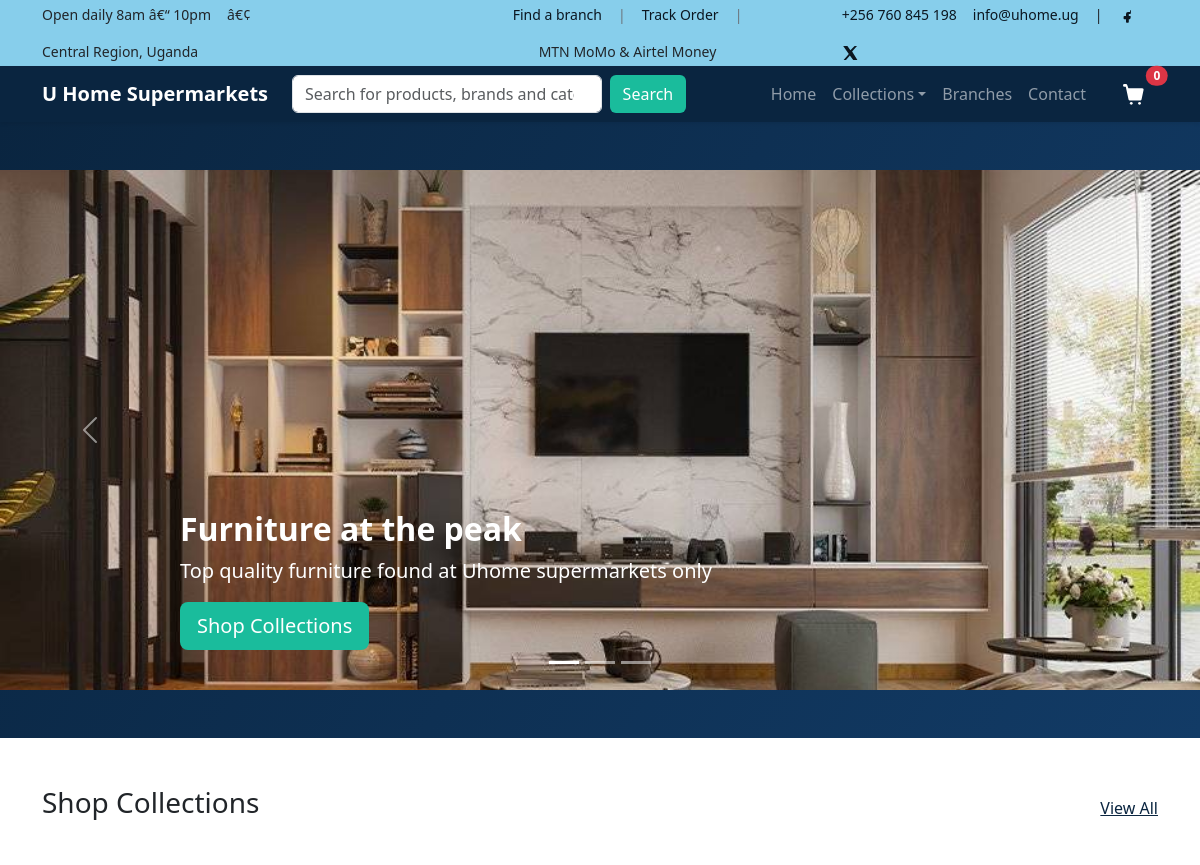
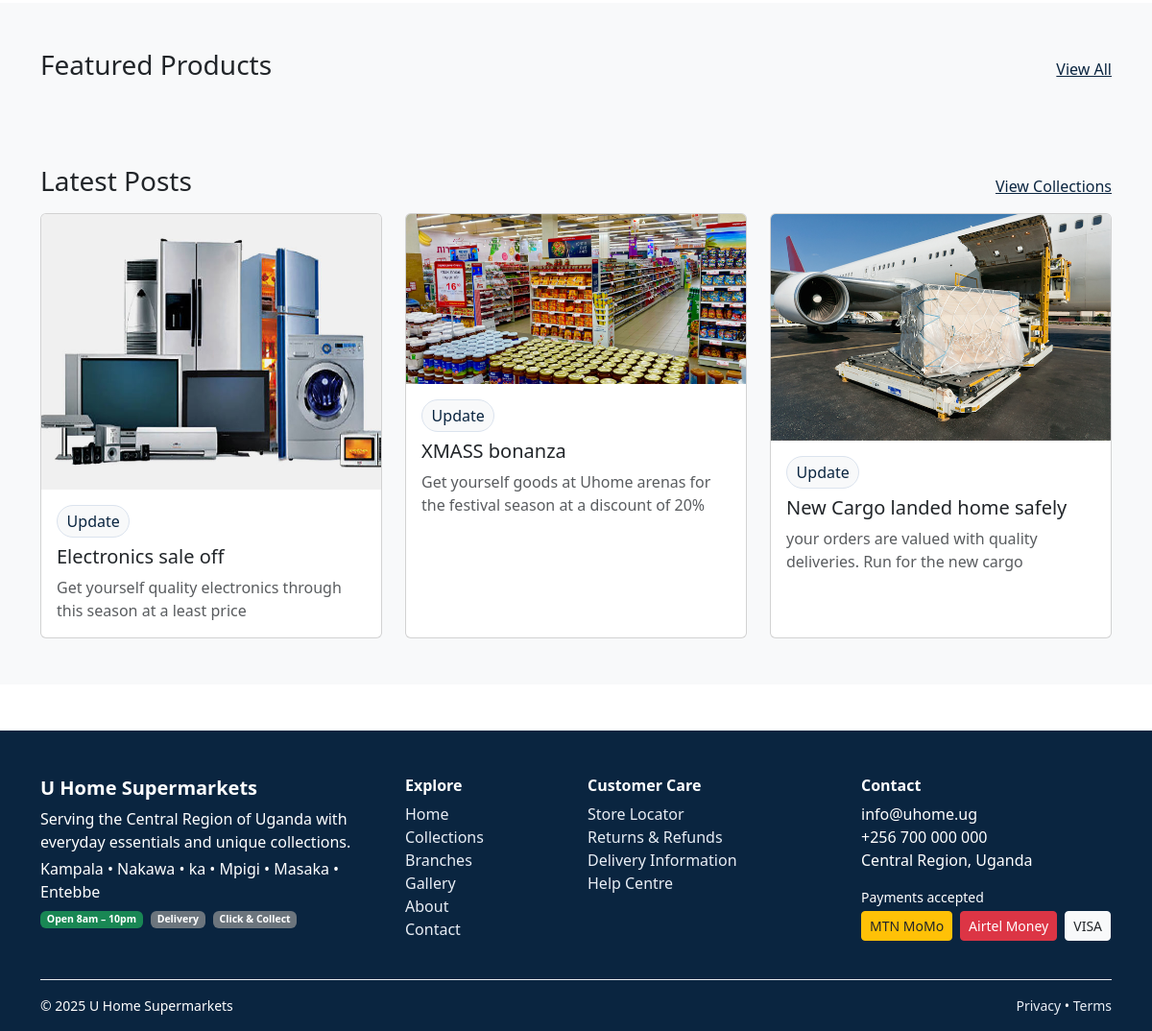
Screenshot of /finalweb/index.php with the database file from the repository (2 pictures, top to bottom).
### tables this page shows
CREATE TABLE IF NOT EXISTS `slides` (
  `id` int NOT NULL AUTO_INCREMENT,
  `title` varchar(150) NOT NULL,
  `subtitle` varchar(255) NOT NULL,
  `image_url` varchar(255) NOT NULL,
  `video_url` varchar(255) DEFAULT NULL,
  PRIMARY KEY (`id`)
);

CREATE TABLE IF NOT EXISTS `posts` (
  `id` int NOT NULL AUTO_INCREMENT,
  `title` varchar(150) NOT NULL,
  `excerpt` varchar(255) DEFAULT NULL,
  `image_url` varchar(255) NOT NULL,
  `created_at` timestamp NULL DEFAULT CURRENT_TIMESTAMP,
  PRIMARY KEY (`id`)
);

### finalweb/index.php (the view, shortened to what this page needs)
<?php
require_once __DIR__.'/includes/header.php';
?>
<?php
$posts = [];
$slides = [];
try {
    $posts = $pdo->query("SELECT * FROM posts ORDER BY created_at DESC LIMIT 6")->fetchAll(PDO::FETCH_ASSOC);
    $slides = $pdo->query("SELECT * FROM slides ORDER BY id DESC")->fetchAll(PDO::FETCH_ASSOC);
} catch (Exception $e) {
    error_log("Error loading homepage data: " . $e->getMessage());
    $posts = [];
    $slides = [];
    $collections = [];
    $products = [];
    $stats = ['branches'=>6, 'products'=>6000, 'customers'=>250000, 'years'=>12];
}
?>
<section class="hero py-5">
  <div class="container-fluid px-0">
    <div id="heroSlider" class="carousel slide" data-bs-ride="carousel">
      <div class="carousel-indicators">
        <?php foreach($slides as $i=>$s): ?>
          <button type="button" data-bs-target="#heroSlider" data-bs-slide-to="<?php echo $i; ?>" class="<?php echo $i===0?'active':''; ?>" aria-current="true"></button>
        <?php endforeach; ?>
      </div>
      <div class="carousel-inner">
        <?php foreach($slides as $i=>$s): ?>
        <div class="carousel-item <?php echo $i===0?'active':''; ?>">
          <?php if (!empty($s['video_url'])): ?>
            <video src="<?php echo htmlspecialchars($s['video_url']); ?>" class="d-block w-100" autoplay muted loop></video>
          <?php else: ?>
            <img src="<?php echo htmlspecialchars($s['image_url']); ?>" class="d-block w-100" alt="Slide">
          <?php endif; ?>
          <div class="carousel-caption text-start">
            <h2 class="fw-bold"><?php echo htmlspecialchars($s['title']); ?></h2>
            <p class="lead"><?php echo htmlspecialchars($s['subtitle']); ?></p>
            <a href="<?php echo BASE_URL; ?>/collections.php" class="btn btn-accent btn-lg">Shop Collections</a>
          </div>
        </div>
        <?php endforeach; ?>
      </div>
      <button class="carousel-control-prev" type="button" data-bs-target="#heroSlider" data-bs-slide="prev"><span class="carousel-control-prev-icon"></span></button>
      <button class="carousel-control-next" type="button" data-bs-target="#heroSlider" data-bs-slide="next"><span class="carousel-control-next-icon"></span></button>
    </div>
  </div>
</section>
<section class="py-5">
  <div class="container">
    <div class="d-flex justify-content-between align-items-end mb-3">
      <h3 class="mb-0">Shop Collections</h3>
      <a href="<?php echo BASE_URL; ?>/collections.php" class="text-navy">View All</a>
    </div>
  </div>
</section>
<section class="py-5 bg-light">
  <div class="container">
    <div class="d-flex justify-content-between align-items-end mb-3">
      <h3 class="mb-0">Featured Products</h3>
      <a href="<?php echo BASE_URL; ?>/collections.php" class="text-navy">View All</a>
    </div>
  </div>
</section>
<section class="py-5 bg-light">
  <div class="container">
    <div class="d-flex justify-content-between align-items-end mb-3">
      <h3 class="mb-0">Latest Posts</h3>
      <a href="<?php echo BASE_URL; ?>/collections.php" class="text-navy">View Collections</a>
    </div>
    <div class="row g-4">
      <?php foreach($posts as $p): ?>
      <div class="col-12 col-md-6 col-lg-4">
        <div class="card h-100 product-card">
          <img src="<?php echo htmlspecialchars($p['image_url']); ?>" class="card-img-top" alt="<?php echo htmlspecialchars($p['title']); ?>">
          <div class="card-body">
            <span class="category-badge mb-2 d-inline-block">Update</span>
            <h5 class="card-title"><?php echo htmlspecialchars($p['title']); ?></h5>
            <p class="card-text text-muted"><?php echo htmlspecialchars($p['excerpt']); ?></p>
          </div>
        </div>
      </div>
      <?php endforeach; ?>
    </div>
  </div>
</section>
<?php require_once __DIR__.'/includes/footer.php'; ?>

### finalweb/includes/header.php (shortened to what this page needs)
<!doctype html>
<html lang="en">
<head>
<link href="https://cdn.jsdelivr.net/npm/bootstrap@5.3.3/dist/css/bootstrap.min.css" rel="stylesheet">
<link href="<?php echo BASE_URL; ?>/assets/css/style.css" rel="stylesheet">
</head>
<body>
<div class="topbar py-1 small text-dark">
  <div class="container">
    <div class="d-flex flex-column flex-lg-row align-items-center justify-content-between gap-2">
      <div class="d-flex align-items-center gap-3 order-1 flex-wrap">
        <span>Open daily 8am â€“ 10pm</span>
        <span class="d-none d-md-inline">â€¢</span>
        <span class="d-none d-md-inline">Central Region, Uganda</span>
      </div>
      <div class="d-flex align-items-center justify-content-center gap-3 order-2 flex-wrap text-center">
        <a href="<?php echo BASE_URL; ?>/branches.php" class="text-decoration-none">Find a branch</a>
        <span class="text-secondary d-none d-sm-inline">|</span>
        <a href="<?php echo BASE_URL; ?>/track_order.php" class="text-decoration-none">Track Order</a>
        <span class="text-secondary d-none d-sm-inline">|</span>
        <span>MTN MoMo & Airtel Money</span>
      </div>
      <div class="d-flex align-items-center gap-3 order-3 flex-wrap">
        <a href="tel:+256760845198" class="text-decoration-none">+256 760 845 198</a>
        <a href="mailto:info@uhome.ug" class="text-decoration-none">info@uhome.ug</a>
        <span class="d-none d-md-inline">|</span>
        <a class="text-decoration-none" href="#" aria-label="Facebook">
        </a>
        <a class="text-decoration-none" href="#" aria-label="X">
          <svg xmlns="http://www.w3.org/2000/svg" width="16" height="16" fill="currentColor" viewBox="0 0 16 16"><path d="M12.6 1H15l-4.9 5.6L15.4 15H11.2L7.9 10.4 4 15H1.6l5.2-5.9L1.2 1H5.4l3 4.2L12.6 1z"/></svg>
        </a>
      </div>
    </div>
  </div>
  </div>
<nav class="navbar navbar-expand-lg navbar-dark bg-navy sticky-top shadow-sm">
  <div class="container">
    <a class="navbar-brand fw-bold me-lg-4" href="<?php echo BASE_URL; ?>/index.php">U Home Supermarkets</a>
    <form class="d-none d-lg-flex flex-grow-1 me-lg-4" role="search" method="get" action="<?php echo BASE_URL; ?>/search.php">
      <input class="form-control" type="search" name="q" placeholder="Search for products, brands and categories" aria-label="Search">
      <button class="btn btn-accent ms-2" type="submit">Search</button>
    </form>
    <div class="collapse navbar-collapse" id="navbars">
      <ul class="navbar-nav ms-auto mb-2 mb-lg-0 align-items-lg-center">
        <li class="nav-item"><a class="nav-link" href="<?php echo BASE_URL; ?>/index.php">Home</a></li>
        <li class="nav-item dropdown">
          <a class="nav-link dropdown-toggle" href="#" role="button" data-bs-toggle="dropdown" aria-expanded="false">Collections</a>
        </li>
        <li class="nav-item"><a class="nav-link" href="<?php echo BASE_URL; ?>/branches.php">Branches</a></li>
        <li class="nav-item"><a class="nav-link" href="<?php echo BASE_URL; ?>/contact.php">Contact</a></li>
      </ul>
      <a href="<?php echo BASE_URL; ?>/cart.php" class="btn position-relative ms-lg-3 text-white">
        <span class="position-absolute top-0 start-100 translate-middle badge rounded-pill bg-danger" id="cart-count">0</span>
      </a>
    </div>
  </div>
</nav>

### finalweb/includes/footer.php (shortened to what this page needs)
<footer class="footer mt-5 pt-5 text-white bg-navy">
  <div class="container">
    <div class="row g-4">
      <div class="col-lg-4">
        <h5 class="fw-bold">U Home Supermarkets</h5>
        <p class="mb-1">Serving the Central Region of Uganda with everyday essentials and unique collections.</p>
        <p class="mb-2">Kampala • Nakawa • ka • Mpigi • Masaka • Entebbe</p>
        <div class="d-flex gap-2 align-items-center small">
          <span class="badge bg-success">Open 8am – 10pm</span>
          <span class="badge bg-secondary">Delivery</span>
          <span class="badge bg-secondary">Click & Collect</span>
        </div>
      </div>
      <div class="col-6 col-lg-2">
        <h6 class="fw-bold">Explore</h6>
        <ul class="list-unstyled">
          <li><a class="footer-link" href="<?php echo BASE_URL; ?>/index.php">Home</a></li>
          <li><a class="footer-link" href="<?php echo BASE_URL; ?>/collections.php">Collections</a></li>
          <li><a class="footer-link" href="<?php echo BASE_URL; ?>/branches.php">Branches</a></li>
          <li><a class="footer-link" href="<?php echo BASE_URL; ?>/gallery.php">Gallery</a></li>
          <li><a class="footer-link" href="<?php echo BASE_URL; ?>/about.php">About</a></li>
          <li><a class="footer-link" href="<?php echo BASE_URL; ?>/contact.php">Contact</a></li>
        </ul>
      </div>
      <div class="col-6 col-lg-3">
        <h6 class="fw-bold">Customer Care</h6>
        <ul class="list-unstyled">
          <li><a class="footer-link" href="<?php echo BASE_URL; ?>/branches.php">Store Locator</a></li>
          <li><a class="footer-link" href="#">Returns & Refunds</a></li>
          <li><a class="footer-link" href="#">Delivery Information</a></li>
          <li><a class="footer-link" href="#">Help Centre</a></li>
        </ul>
      </div>
      <div class="col-lg-3">
        <h6 class="fw-bold">Contact</h6>
        <ul class="list-unstyled">
          <li>info@uhome.ug</li>
          <li>+256 700 000 000</li>
          <li>Central Region, Uganda</li>
        </ul>
        <div class="small">Payments accepted</div>
        <div class="d-flex align-items-center gap-2 mt-1">
          <a href="<?php echo BASE_URL; ?>/cart.php" class="btn btn-warning btn-sm text-dark" role="button" aria-label="Pay with MTN MoMo">MTN MoMo</a>
          <a href="<?php echo BASE_URL; ?>/cart.php" class="btn btn-danger btn-sm" role="button" aria-label="Pay with Airtel Money">Airtel Money</a>
          <a href="<?php echo BASE_URL; ?>/cart.php" class="btn btn-light btn-sm text-dark" role="button" aria-label="Pay with VISA">VISA</a>
        </div>
      </div>
    </div>
    <div class="d-flex justify-content-between align-items-center border-top border-light-subtle mt-4 py-3 small">
      <div>© <?php echo date('Y'); ?> U Home Supermarkets</div>
      <div><a class="footer-link" href="#">Privacy</a> • <a class="footer-link" href="#">Terms</a></div>
    </div>
  </div>
</footer>
</body>
</html>

### finalweb/assets/css/style.css (style rules this page uses)
:root { --navy:#0a2540;--accent:#1abc9c;--light:#f8f9fa;--dark:#0b1620 }
body { font-family: system-ui,-apple-system,Segoe UI,Roboto,Helvetica,Arial,sans-serif }
.topbar { background:#87CEEB }
.topbar, .topbar a { color:var(--dark) }
.topbar a { text-decoration:none }
.bg-navy { background:var(--navy)!important }
.text-navy { color:var(--navy)!important }
.btn-accent { background:var(--accent);color:#fff }
.footer-link { color:#e9eef5;text-decoration:none }
.hero { background:linear-gradient(120deg, var(--navy), #123b66);color:#fff }
.hero .carousel-item img { height:520px;object-fit:cover }
.product-card { transition:transform .2s, box-shadow .2s }
.category-badge { background:var(--light);color:var(--navy);border:1px solid #dbe3ee;border-radius:50rem;padding:.25rem .6rem }
.nav-link { font-weight:500 }
#cart-count { min-width:1.25rem }

### rows the page displays
slides: image_url (picture), title "Furniture at the peak", subtitle "Top quality furniture found at Uhome supermarkets only"
posts: image_url (picture), title "Electronics sale off", excerpt "Get yourself quality electronics through this season at a least price"
posts: image_url (picture), title "XMASS bonanza", excerpt "Get yourself goods at Uhome arenas for the festival season at a discount of 20%"
posts: image_url (picture), title "New Cargo landed home safely", excerpt "your orders are valued with quality deliveries. Run for the new cargo"
